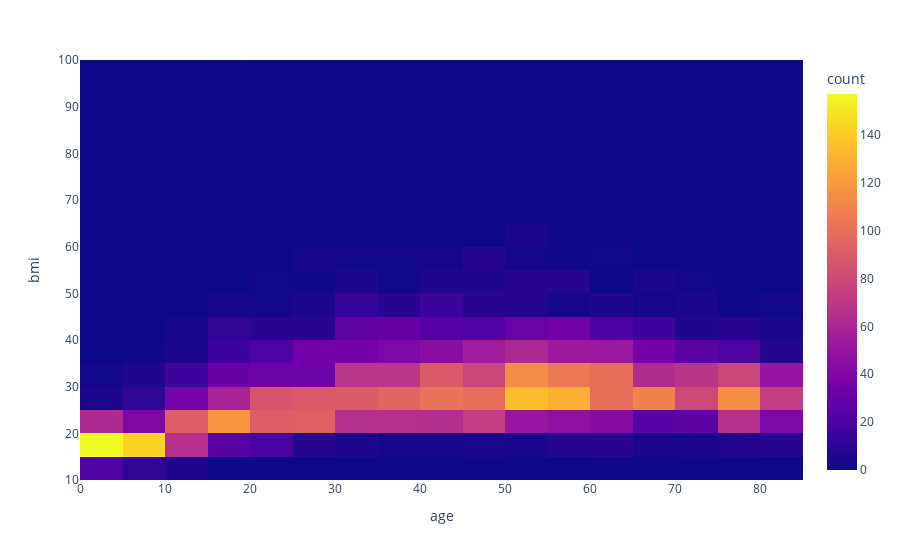

Notebook source saved alongside this figure:
### Code cell
import plotly.express as px

fig = px.density_heatmap(df, x="age", y="bmi", nbinsx=30, nbinsy=30)
fig.show()

### Figure 1 — Plotly figure (JSON) as saved in the notebook; plotly's stock layout.template omitted (floating-point values rounded to 4 significant figures; data arrays with more than 128 entries replaced by an {"elided": "..."} marker saying what was removed)
{"data": [{"coloraxis": "coloraxis", "hovertemplate": "age=%{x}<br>bmi=%{y}<br>count=%{z}<extra></extra>", "name": "", "nbinsx": 30, "nbinsy": 30, "type": "histogram2d", "x": {"elided": "5110 float values"}, "xaxis": "x", "xbingroup": "x", "y": {"elided": "5110 float values"}, "yaxis": "y", "ybingroup": "y"}], "layout": {"coloraxis": {"colorbar": {"title": {"text": "count"}}, "colorscale": [[0, "#0d0887"], [0.1111, "#46039f"], [0.2222, "#7201a8"], [0.3333, "#9c179e"], [0.4444, "#bd3786"], [0.5556, "#d8576b"], [0.6667, "#ed7953"], [0.7778, "#fb9f3a"], [0.8889, "#fdca26"], [1, "#f0f921"]]}, "legend": {"tracegroupgap": 0}, "margin": {"t": 60}, "xaxis": {"anchor": "y", "domain": [0, 1], "title": {"text": "age"}}, "yaxis": {"anchor": "x", "domain": [0, 1], "title": {"text": "bmi"}}}}
